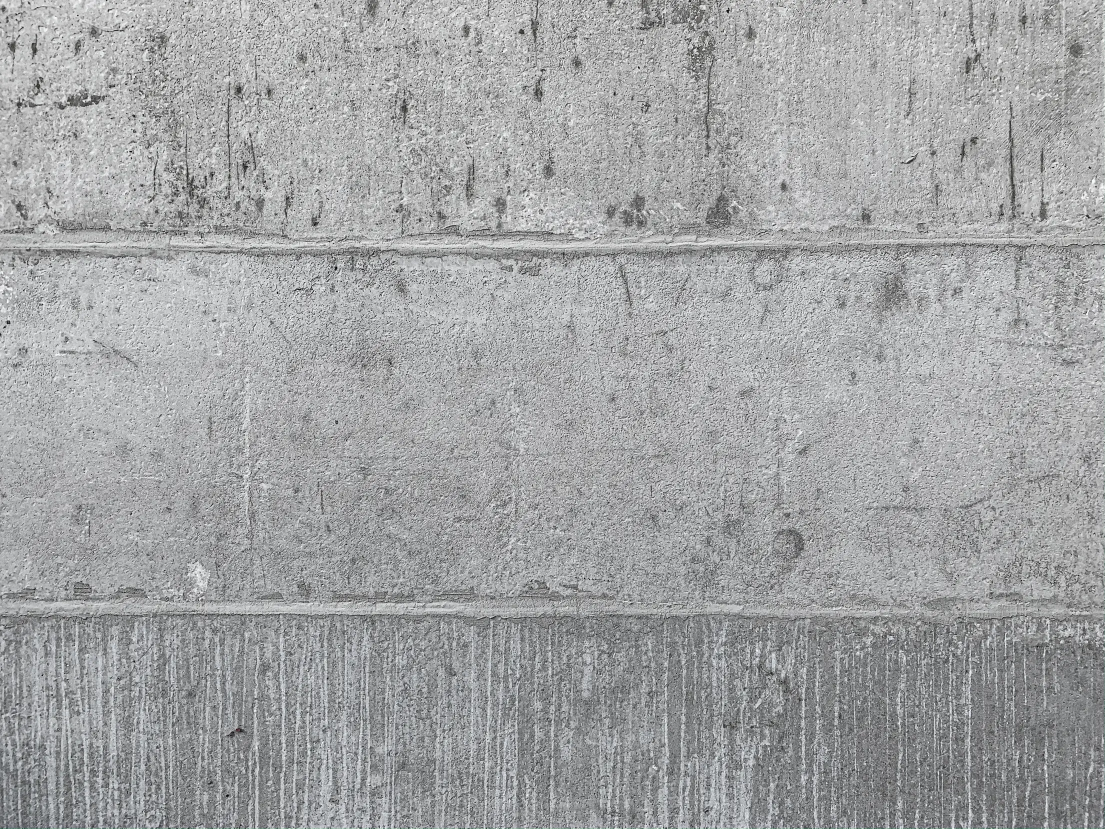
#> input picture project/realistic-concrete-wall-texture-free-photo.webp, 2210 x 1657 px (shown at 1/2 size)
$ python heeger-bergen.py
#> lines starting #> are read from the running program, lines starting #| are printed output that depends on the picture
# Implementation of the Heeger and Bergen texture synthesis algorithm.
# 2024
#
# https://visionbook.mit.edu/textures.html

import numpy as np
import matplotlib.pyplot as plt
from skimage import io, transform
from skimage.color import rgb2gray, rgba2rgb
from skimage.exposure import match_histograms

# pyrtools is a library used for image processing, particularly useful for operations involving pyramids and wavelets.
#pip install pyrtools
import pyrtools as pt

def load_image(image_path):
    img = io.imread(image_path)
#> img is the input picture: shape (1657, 2210, 3); mean R, G, B 162, 163.2, 164.3
    # img_rgb = rgba2rgb(img)
    # return rgb2gray(img_rgb)  # Convert to grayscale for simplicity
    return rgb2gray(img)  # Convert to grayscale for simplicity

def build_pyramid(image, max_levels): # this is not used, but nice to have it here for future reference
    return pt.pyramids.LaplacianPyramid(image, height=max_levels)

def build_steerable_pyramid(image, max_levels, orientations):
    return pt.pyramids.SteerablePyramidFreq(image, height=max_levels, order=orientations)

def histogram_matching(original, reference):
    matched = match_histograms(original, reference)
    return matched

def synthesis(input_texture, iterations=5, max_levels=3, orientations=6):
    original_pyramid = build_steerable_pyramid(input_texture, max_levels, orientations)
    synthesized_texture = np.random.rand(*input_texture.shape)

    for _ in range(iterations):
        # first match the histograms of the pixels distributions
        synthesized_texture = histogram_matching(synthesized_texture, input_texture)
        synth_pyramid = build_steerable_pyramid(synthesized_texture, max_levels, orientations)

        # Iterate through the scales and orientations of the pyramid. It is stored as a dictionary.
        for key, original_coeffs in original_pyramid.pyr_coeffs.items():
            synth_coeffs = synth_pyramid.pyr_coeffs[key]
            # Ensure both are numpy arrays for histogram matching
            matched = histogram_matching(synth_coeffs, original_coeffs)
            synth_pyramid.pyr_coeffs[key] = matched

        synthesized_texture = synth_pyramid.recon_pyr()

    synthesized_texture = histogram_matching(synthesized_texture, input_texture)
    return synthesized_texture

 #Load an example texture
# sample_image = load_image('http://people.csail.mit.edu/torralba/share/course/triangle.jpg')  # Replace with a valid URL or file path
# sample_image = load_image('https://i0.wp.com/picjumbo.com/wp-content/uploads/realistic-concrete-wall-texture-free-photo.jpg?w=2210&quality=70')  # Replace with a valid URL or file path
# sample_image = load_image('synthesized.png')  # Replace with a valid URL or file path
sample_image = load_image('realistic-concrete-wall-texture-free-photo.webp')  # Replace with a valid URL or file path

# sample_image = transform.resize(sample_image, (256, 256))  # Resize for simplicity
sample_image = transform.resize(sample_image, (1024, 1024))  # Resize for simplicity, testing higher resize
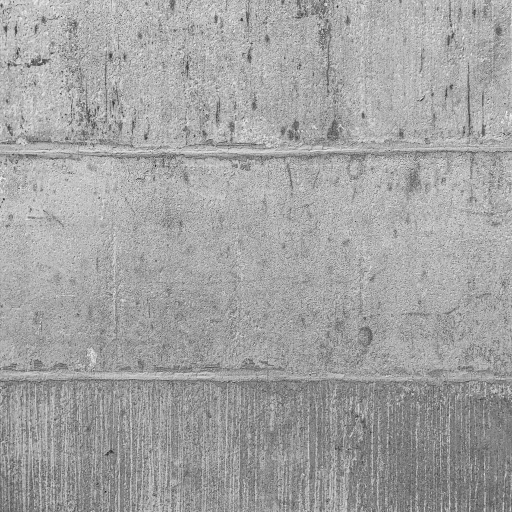
#> sample_image: shape (1024, 1024) float64 (shown at 1/2 size); min 0.0345, max 0.996, mean 0.639

# plt.imshow(sample_image, cmap='gray')
# plt.show()
# Let's check the steerable pyramid decomposition of the sample image

# compute the pyramid with 2 scales and 4 orientations per scale:
original_pyramid = build_steerable_pyramid(sample_image, 2, 4)
#> (the run stopped early here; a loop or call above may not have finished)

$ run again, with project/texture-test-1.png saved as project/realistic-concrete-wall-texture-free-photo.webp
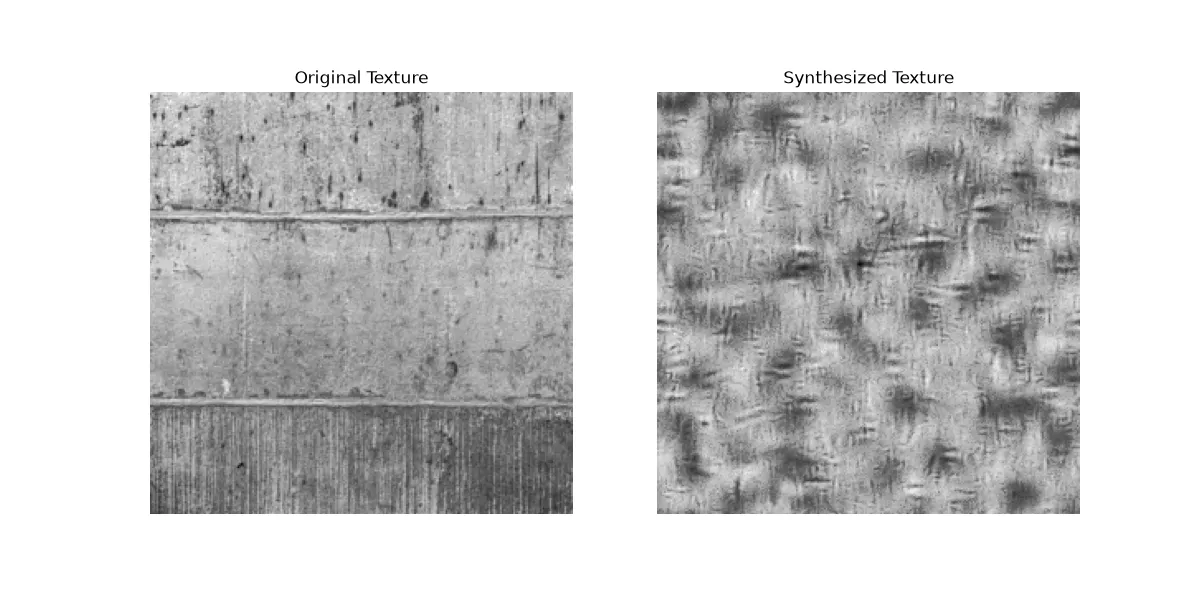
#> input picture project/texture-test-1.png, 1200 x 600 px
#> in load_image, img is the input picture: shape (600, 1200, 3); mean R, G, B 204.8, 204.8, 204.8
#> `sample_image = transform.resize(sample_image, (1024, 1024))`:
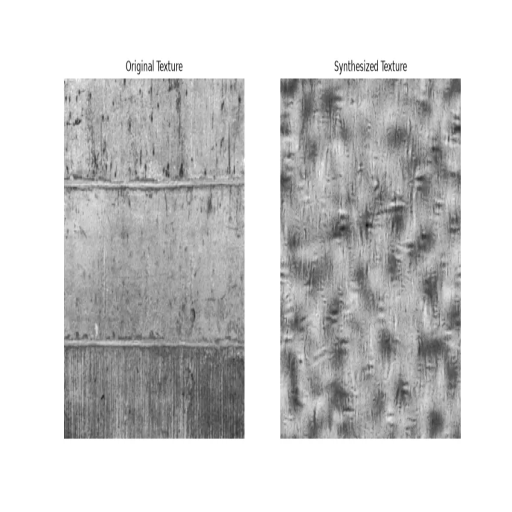
#> sample_image: shape (1024, 1024) float64 (shown at 1/2 size); min 0.00256, max 1, mean 0.803

$ run again, with project/texture-test-3.png saved as project/realistic-concrete-wall-texture-free-photo.webp
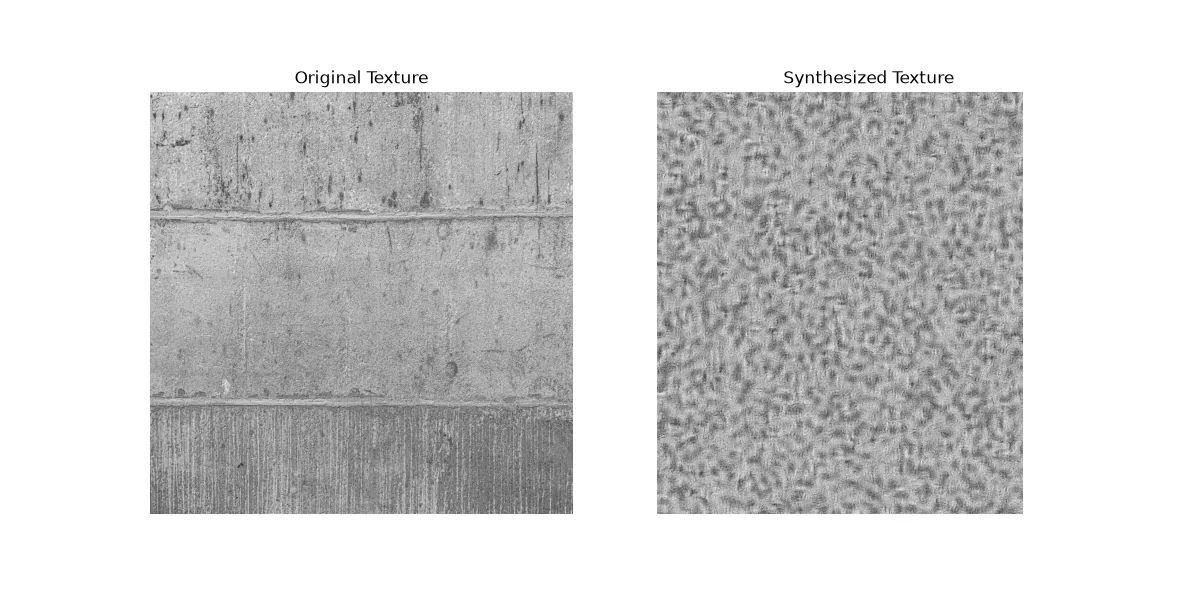
#> input picture project/texture-test-3.png, 1200 x 600 px
#> in load_image, img is the input picture: shape (600, 1200, 3); mean R, G, B 210.8, 210.7, 210.8
#> `sample_image = transform.resize(sample_image, (1024, 1024))`:
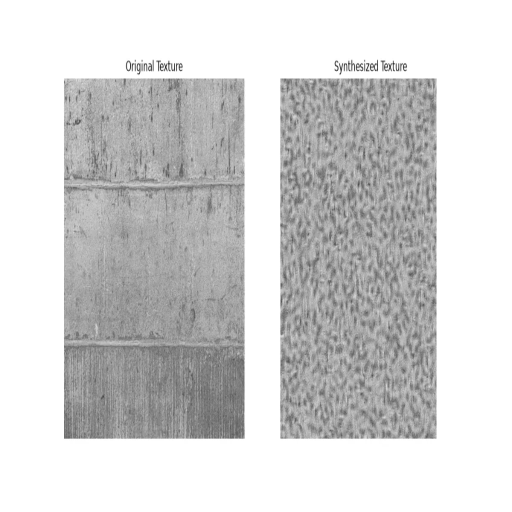
#> sample_image: shape (1024, 1024) float64 (shown at 1/2 size); min 0.00304, max 1, mean 0.826
